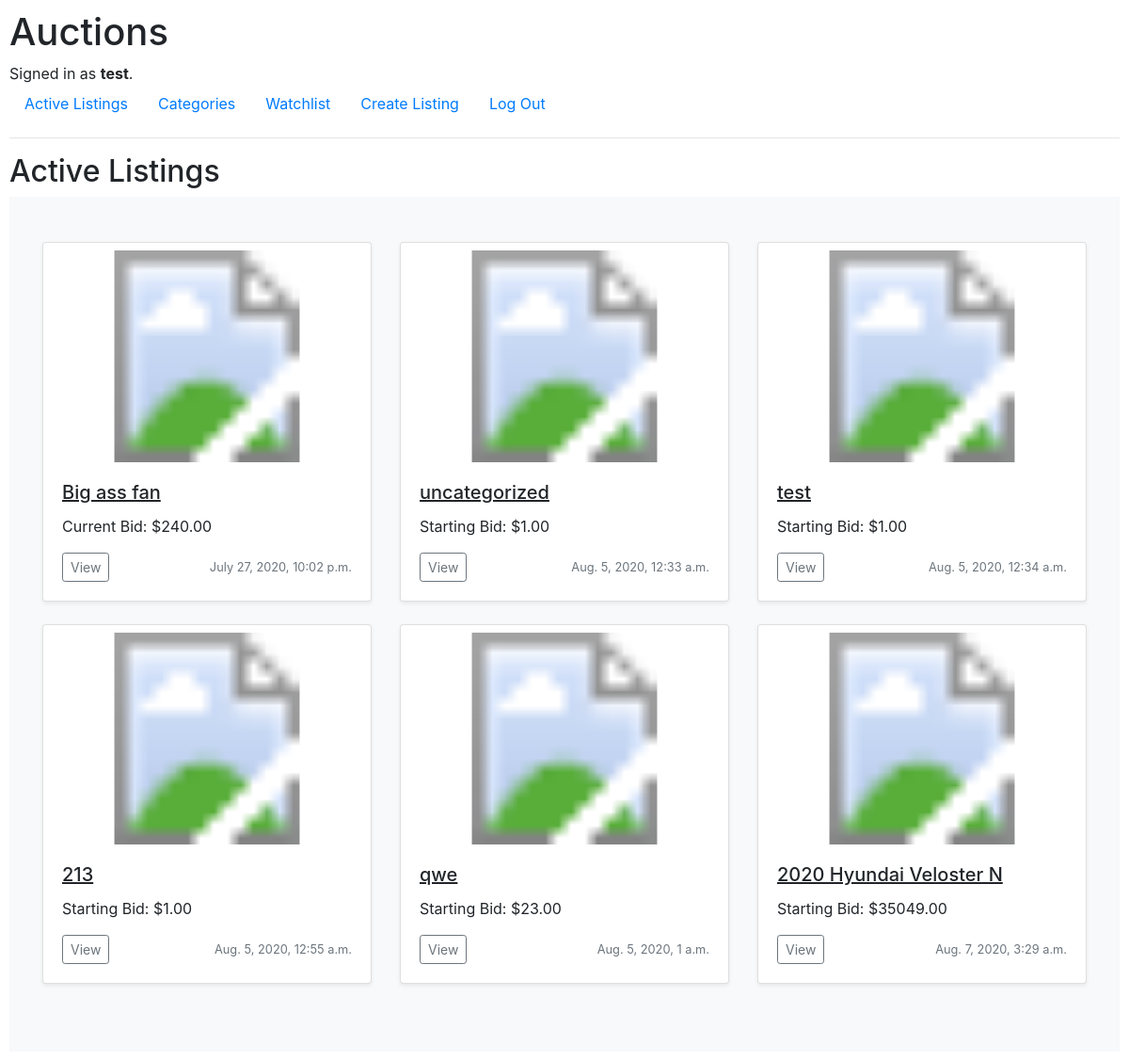
Screenshot of / (signed in) with the database file from the repository.
### auctions/models.py (models this page shows, shortened)
class User(AbstractUser):
    watchlist = models.ManyToManyField('Listing', blank=True, related_name="watchlist")

class Listing(models.Model):
    title           = models.CharField(max_length=100)
    description     = models.CharField(max_length=500)
    date            = models.DateTimeField(auto_now_add=True)
    starting_price  = models.DecimalField(max_digits=11, decimal_places=2)                      # highest sold item in the world was 450million, so 11 digits should suffice
    owner           = models.ForeignKey(User, on_delete=models.CASCADE, related_name="owner")
    image           = models.URLField(blank=True) # Default max_length=200
    status          = models.BooleanField(default=True)
    category        = models.ForeignKey(Categories, null=True, related_name="listing_category", on_delete=models.SET_NULL)

class Bid(models.Model):
    user    = models.ForeignKey(User, on_delete=models.CASCADE, related_name="bid_user")
    listing = models.ForeignKey(Listing, on_delete=models.CASCADE, related_name="bid_listing")
    bid     = models.DecimalField(max_digits=11, decimal_places=2)

### auctions/views.py (the view)
# urls.py: path("", views.index, name="index"),
def index(request):
    active_listings = Listing.objects.filter(status="True")
    return render(request, "auctions/index.html", {
        "active_listings": active_listings
    })

### auctions/templates/auctions/index.html (shortened to what this page needs)
{% extends "auctions/layout.html" %}
{% block body %}
    <h2>Active Listings</h2>
    <div class="album py-5 bg-light">
        <div class="container">
            <div class="row">
            {% for listing in active_listings %}
                    <div class="col-md-4">
                        <div class="card mb-4 shadow-sm">
                            <svg class="mt-2 bd-placeholder-img card-img-top" width="100%" height="225" xmlns="http://www.w3.org/2000/svg" preserveAspectRatio="xMidYMid slice" focusable="false" role="img" aria-label="Listing Image">
                                <title>{{ listing.title }}</title>
                                <a href="{% url 'listing' listing.id %}"><image href=" {% if listing.image %}{{ listing.image }}{% else %}https://makitweb.com/demo/broken_image/images/noimage.png{% endif %}" width="100%" height="225"/></a>
                            </svg>
                            <div class="card-body">
                                <h5 class="card-title"><u>{{ listing.title }}</u></h5>
                                <p class="card-text">
                                    {% if listing.bid_listing.all %}
                                        Current Bid: ${{ listing.bid_listing.all.first.bid }}
                                    {% else %}
                                        Starting Bid: ${{ listing.starting_price }}
                                    {% endif %}
                                </p>
                                <div class="d-flex justify-content-between align-items-center">
                                    <div class="btn-group">
                                        <a href="{% url 'listing' listing.id %}" class="btn btn-sm btn-outline-secondary">View</a>
                                    </div>
                                    <small class="text-muted">{{listing.date}}</small>
                                </div>
                            </div>
                        </div>
                    </div>
            {% endfor %}
    </div>
{% endblock %}

### auctions/templates/auctions/layout.html (shortened to what this page needs)
{% load static %}
<!DOCTYPE html>
<html lang="en">
    <head>
        <link rel="stylesheet" href="https://stackpath.bootstrapcdn.com/bootstrap/4.4.1/css/bootstrap.min.css">
        <link href="{% static 'auctions/styles.css' %}" rel="stylesheet">
    </head>
    <body>
        <h1>Auctions</h1>
        <div>
            {% if user.is_authenticated %}
                Signed in as <strong>{{ user.username }}</strong>.
            {% else %}
                Not signed in.
            {% endif %}
        </div>
        <ul class="nav">
            <li class="nav-item">
                <a class="nav-link" href="{% url 'index' %}">Active Listings</a>
            </li>
            <li class="nav-item">
                <a class="nav-link" href="{% url 'categories' %}">Categories</a>
            </li>
            {% if user.is_authenticated %}
                <li class="nav-item">
                    <a class="nav-link" href="{% url 'watchlist' %}">Watchlist</a>
                </li>
                <li class="nav-item">
                    <a class="nav-link" href="{% url 'create_listing' %}">Create Listing</a>
                </li>
                <li class="nav-item">
                    <a class="nav-link" href="{% url 'logout' %}">Log Out</a>
                </li>
            {% endif %}
        </ul>
        <hr>
        {% block body %}
        {% endblock %}
    </body>
</html>

### auctions/static/auctions/styles.css (style rules this page uses)
body { padding: 10px; }

### rows the page displays
User: username "test"
Listing: title "Big ass fan", bid_listing.all.first.bid "240.00", date "July 27, 2020, 10:02 p.m."
Listing: title "uncategorized", starting_price "1.00", date "Aug. 5, 2020, 12:33 a.m."
Listing: title "test", starting_price "1.00", date "Aug. 5, 2020, 12:34 a.m."
Listing: title "213", starting_price "1.00", date "Aug. 5, 2020, 12:55 a.m."
Listing: title "qwe", starting_price "23.00", date "Aug. 5, 2020, 1 a.m."
Listing: title "2020 Hyundai Veloster N", starting_price "35049.00", date "Aug. 7, 2020, 3:29 a.m."
